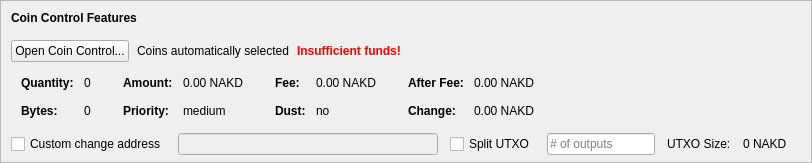
    <widget class="QFrame" name="frameCoinControl">
     <property name="sizePolicy">
      <sizepolicy hsizetype="Expanding" vsizetype="Expanding">
       <horstretch>0</horstretch>
       <verstretch>0</verstretch>
      </sizepolicy>
     </property>
     <property name="maximumSize">
      <size>
       <width>16777215</width>
       <height>16777215</height>
      </size>
     </property>
     <property name="frameShape">
      <enum>QFrame::StyledPanel</enum>
     </property>
     <property name="frameShadow">
      <enum>QFrame::Sunken</enum>
     </property>
     <layout class="QVBoxLayout" name="verticalLayoutCoinControl2">
      <property name="spacing">
       <number>0</number>
      </property>
      <property name="leftMargin">
       <number>0</number>
      </property>
      <property name="topMargin">
       <number>0</number>
      </property>
      <property name="rightMargin">
       <number>0</number>
      </property>
      <property name="bottomMargin">
       <number>6</number>
      </property>
      <item>
       <layout class="QVBoxLayout" name="verticalLayoutCoinControl" stretch="0,0,0,0,1">
        <property name="spacing">
         <number>0</number>
        </property>
        <property name="leftMargin">
         <number>10</number>
        </property>
        <property name="topMargin">
         <number>10</number>
        </property>
        <item>
         <layout class="QHBoxLayout" name="horizontalLayoutCoinControl1">
          <property name="bottomMargin">
           <number>15</number>
          </property>
          <item>
           <widget class="QLabel" name="labelCoinControlFeatures">
            <property name="sizePolicy">
             <sizepolicy hsizetype="Preferred" vsizetype="Maximum">
              <horstretch>0</horstretch>
              <verstretch>0</verstretch>
             </sizepolicy>
            </property>
            <property name="font">
             <font>
              <weight>75</weight>
              <bold>true</bold>
             </font>
            </property>
            <property name="styleSheet">
             <string notr="true">font-weight:bold;</string>
            </property>
            <property name="text">
             <string>Coin Control Features</string>
            </property>
           </widget>
          </item>
         </layout>
        </item>
        <item>
         <layout class="QHBoxLayout" name="horizontalLayoutCoinControl2" stretch="0,0,0,0">
          <property name="spacing">
           <number>8</number>
          </property>
          <property name="bottomMargin">
           <number>10</number>
          </property>
          <item>
           <widget class="QPushButton" name="pushButtonCoinControl">
            <property name="styleSheet">
             <string notr="true"/>
            </property>
            <property name="text">
             <string>Open Coin Control...</string>
            </property>
            <property name="autoDefault">
             <bool>false</bool>
            </property>
           </widget>
          </item>
          <item>
           <widget class="QLabel" name="labelCoinControlAutomaticallySelected">
            <property name="text">
             <string>Coins automatically selected</string>
            </property>
            <property name="margin">
             <number>5</number>
            </property>
           </widget>
          </item>
          <item>
           <widget class="QLabel" name="labelCoinControlInsuffFunds">
            <property name="font">
             <font>
              <weight>75</weight>
              <bold>true</bold>
             </font>
            </property>
            <property name="styleSheet">
             <string notr="true">color:red;font-weight:bold;</string>
            </property>
            <property name="text">
             <string>Insufficient funds!</string>
            </property>
            <property name="margin">
             <number>5</number>
            </property>
           </widget>
          </item>
          <item>
           <spacer name="horizontalSpacerCoinControl">
            <property name="orientation">
             <enum>Qt::Horizontal</enum>
            </property>
            <property name="sizeHint" stdset="0">
             <size>
              <width>40</width>
              <height>1</height>
             </size>
            </property>
           </spacer>
          </item>
         </layout>
        </item>
        <item>
         <widget class="QWidget" name="widgetCoinControl" native="true">
          <property name="sizePolicy">
           <sizepolicy hsizetype="Preferred" vsizetype="Preferred">
            <horstretch>0</horstretch>
            <verstretch>0</verstretch>
           </sizepolicy>
          </property>
          <property name="minimumSize">
           <size>
            <width>0</width>
            <height>0</height>
           </size>
          </property>
          <property name="styleSheet">
           <string notr="true"/>
          </property>
          <layout class="QHBoxLayout" name="horizontalLayoutCoinControl5">
           <property name="leftMargin">
            <number>0</number>
           </property>
           <property name="topMargin">
            <number>0</number>
           </property>
           <property name="rightMargin">
            <number>0</number>
           </property>
           <property name="bottomMargin">
            <number>0</number>
           </property>
           <item>
            <layout class="QHBoxLayout" name="horizontalLayoutCoinControl3" stretch="0,0,0,1">
             <property name="spacing">
              <number>20</number>
             </property>
             <property name="topMargin">
              <number>0</number>
             </property>
             <property name="bottomMargin">
              <number>10</number>
             </property>
             <item>
              <layout class="QFormLayout" name="formLayoutCoinControl1">
               <property name="horizontalSpacing">
                <number>10</number>
               </property>
               <property name="verticalSpacing">
                <number>14</number>
               </property>
               <property name="leftMargin">
                <number>10</number>
               </property>
               <property name="topMargin">
                <number>4</number>
               </property>
               <property name="rightMargin">
                <number>6</number>
               </property>
               <item row="0" column="0">
                <widget class="QLabel" name="labelCoinControlQuantityText">
                 <property name="font">
                  <font>
                   <weight>75</weight>
                   <bold>true</bold>
                  </font>
                 </property>
                 <property name="text">
                  <string>Quantity:</string>
                 </property>
                 <property name="margin">
                  <number>0</number>
                 </property>
                </widget>
               </item>
               <item row="0" column="1">
                <widget class="QLabel" name="labelCoinControlQuantity">
                 <property name="cursor">
                  <cursorShape>IBeamCursor</cursorShape>
                 </property>
                 <property name="contextMenuPolicy">
                  <enum>Qt::ActionsContextMenu</enum>
                 </property>
                 <property name="text">
                  <string notr="true">0</string>
                 </property>
                 <property name="margin">
                  <number>0</number>
                 </property>
                 <property name="textInteractionFlags">
                  <set>Qt::LinksAccessibleByMouse|Qt::TextSelectableByKeyboard|Qt::TextSelectableByMouse</set>
                 </property>
                </widget>
               </item>
               <item row="1" column="0">
                <widget class="QLabel" name="labelCoinControlBytesText">
                 <property name="font">
                  <font>
                   <weight>75</weight>
                   <bold>true</bold>
                  </font>
                 </property>
                 <property name="text">
                  <string>Bytes:</string>
                 </property>
                </widget>
               </item>
               <item row="1" column="1">
                <widget class="QLabel" name="labelCoinControlBytes">
                 <property name="cursor">
                  <cursorShape>IBeamCursor</cursorShape>
                 </property>
                 <property name="contextMenuPolicy">
                  <enum>Qt::ActionsContextMenu</enum>
                 </property>
                 <property name="text">
                  <string notr="true">0</string>
                 </property>
                 <property name="textInteractionFlags">
                  <set>Qt::LinksAccessibleByMouse|Qt::TextSelectableByKeyboard|Qt::TextSelectableByMouse</set>
                 </property>
                </widget>
               </item>
              </layout>
             </item>
             <item>
              <layout class="QFormLayout" name="formLayoutCoinControl2">
               <property name="horizontalSpacing">
                <number>10</number>
               </property>
               <property name="verticalSpacing">
                <number>14</number>
               </property>
               <property name="leftMargin">
                <number>6</number>
               </property>
               <property name="topMargin">
                <number>4</number>
               </property>
               <property name="rightMargin">
                <number>6</number>
               </property>
               <item row="0" column="0">
                <widget class="QLabel" name="labelCoinControlAmountText">
                 <property name="font">
                  <font>
                   <weight>75</weight>
                   <bold>true</bold>
                  </font>
                 </property>
                 <property name="text">
                  <string>Amount:</string>
                 </property>
                 <property name="margin">
                  <number>0</number>
                 </property>
                </widget>
               </item>
               <item row="0" column="1">
                <widget class="QLabel" name="labelCoinControlAmount">
                 <property name="cursor">
                  <cursorShape>IBeamCursor</cursorShape>
                 </property>
                 <property name="contextMenuPolicy">
                  <enum>Qt::ActionsContextMenu</enum>
                 </property>
                 <property name="text">
                  <string notr="true">0.00 NAKD</string>
                 </property>
                 <property name="textInteractionFlags">
                  <set>Qt::LinksAccessibleByMouse|Qt::TextSelectableByKeyboard|Qt::TextSelectableByMouse</set>
                 </property>
                </widget>
               </item>
               <item row="1" column="0">
                <widget class="QLabel" name="labelCoinControlPriorityText">
                 <property name="font">
                  <font>
                   <weight>75</weight>
                   <bold>true</bold>
                  </font>
                 </property>
                 <property name="text">
                  <string>Priority:</string>
                 </property>
                </widget>
               </item>
               <item row="1" column="1">
                <widget class="QLabel" name="labelCoinControlPriority">
                 <property name="cursor">
                  <cursorShape>IBeamCursor</cursorShape>
                 </property>
                 <property name="contextMenuPolicy">
                  <enum>Qt::ActionsContextMenu</enum>
                 </property>
                 <property name="text">
                  <string>medium</string>
                 </property>
                 <property name="textInteractionFlags">
                  <set>Qt::LinksAccessibleByMouse|Qt::TextSelectableByKeyboard|Qt::TextSelectableByMouse</set>
                 </property>
                </widget>
               </item>
              </layout>
             </item>
             <item>
              <layout class="QFormLayout" name="formLayoutCoinControl3">
               <property name="horizontalSpacing">
                <number>10</number>
               </property>
               <property name="verticalSpacing">
                <number>14</number>
               </property>
               <property name="leftMargin">
                <number>6</number>
               </property>
               <property name="topMargin">
                <number>4</number>
               </property>
               <property name="rightMargin">
                <number>6</number>
               </property>
               <item row="0" column="0">
                <widget class="QLabel" name="labelCoinControlFeeText">
                 <property name="font">
                  <font>
                   <weight>75</weight>
                   <bold>true</bold>
                  </font>
                 </property>
                 <property name="text">
                  <string>Fee:</string>
                 </property>
                 <property name="margin">
                  <number>0</number>
                 </property>
                </widget>
               </item>
               <item row="0" column="1">
                <widget class="QLabel" name="labelCoinControlFee">
                 <property name="cursor">
                  <cursorShape>IBeamCursor</cursorShape>
                 </property>
                 <property name="contextMenuPolicy">
                  <enum>Qt::ActionsContextMenu</enum>
                 </property>
                 <property name="text">
                  <string notr="true">0.00 NAKD</string>
                 </property>
                 <property name="textInteractionFlags">
                  <set>Qt::LinksAccessibleByMouse|Qt::TextSelectableByKeyboard|Qt::TextSelectableByMouse</set>
                 </property>
                </widget>
               </item>
               <item row="1" column="0">
                <widget class="QLabel" name="labelCoinControlLowOutputText">
                 <property name="font">
                  <font>
                   <weight>75</weight>
                   <bold>true</bold>
                  </font>
                 </property>
                 <property name="text">
                  <string>Dust:</string>
                 </property>
                </widget>
               </item>
               <item row="1" column="1">
                <widget class="QLabel" name="labelCoinControlLowOutput">
                 <property name="cursor">
                  <cursorShape>IBeamCursor</cursorShape>
                 </property>
                 <property name="contextMenuPolicy">
                  <enum>Qt::ActionsContextMenu</enum>
                 </property>
                 <property name="text">
                  <string>no</string>
                 </property>
                 <property name="textInteractionFlags">
                  <set>Qt::LinksAccessibleByMouse|Qt::TextSelectableByKeyboard|Qt::TextSelectableByMouse</set>
                 </property>
                </widget>
               </item>
              </layout>
             </item>
             <item>
              <layout class="QFormLayout" name="formLayoutCoinControl4">
               <property name="horizontalSpacing">
                <number>10</number>
               </property>
               <property name="verticalSpacing">
                <number>14</number>
               </property>
               <property name="leftMargin">
                <number>6</number>
               </property>
               <property name="topMargin">
                <number>4</number>
               </property>
               <property name="rightMargin">
                <number>6</number>
               </property>
               <item row="0" column="0">
                <widget class="QLabel" name="labelCoinControlAfterFeeText">
                 <property name="font">
                  <font>
                   <weight>75</weight>
                   <bold>true</bold>
                  </font>
                 </property>
                 <property name="text">
                  <string>After Fee:</string>
                 </property>
                 <property name="margin">
                  <number>0</number>
                 </property>
                </widget>
               </item>
               <item row="0" column="1">
                <widget class="QLabel" name="labelCoinControlAfterFee">
                 <property name="cursor">
                  <cursorShape>IBeamCursor</cursorShape>
                 </property>
                 <property name="contextMenuPolicy">
                  <enum>Qt::ActionsContextMenu</enum>
                 </property>
                 <property name="text">
                  <string notr="true">0.00 NAKD</string>
                 </property>
                 <property name="textInteractionFlags">
                  <set>Qt::LinksAccessibleByMouse|Qt::TextSelectableByKeyboard|Qt::TextSelectableByMouse</set>
                 </property>
                </widget>
               </item>
               <item row="1" column="0">
                <widget class="QLabel" name="labelCoinControlChangeText">
                 <property name="font">
                  <font>
                   <weight>75</weight>
                   <bold>true</bold>
                  </font>
                 </property>
                 <property name="text">
                  <string>Change:</string>
                 </property>
                </widget>
               </item>
               <item row="1" column="1">
                <widget class="QLabel" name="labelCoinControlChange">
                 <property name="cursor">
                  <cursorShape>IBeamCursor</cursorShape>
                 </property>
                 <property name="contextMenuPolicy">
                  <enum>Qt::ActionsContextMenu</enum>
                 </property>
                 <property name="text">
                  <string notr="true">0.00 NAKD</string>
                 </property>
                 <property name="textInteractionFlags">
                  <set>Qt::LinksAccessibleByMouse|Qt::TextSelectableByKeyboard|Qt::TextSelectableByMouse</set>
                 </property>
                </widget>
               </item>
              </layout>
             </item>
            </layout>
           </item>
          </layout>
         </widget>
        </item>
        <item>
         <layout class="QHBoxLayout" name="horizontalLayoutCoinControl4" stretch="0,0,0,0,0,0,0">
          <property name="spacing">
           <number>12</number>
          </property>
          <property name="sizeConstraint">
           <enum>QLayout::SetDefaultConstraint</enum>
          </property>
          <property name="topMargin">
           <number>5</number>
          </property>
          <property name="rightMargin">
           <number>5</number>
          </property>
          <item>
           <widget class="QCheckBox" name="checkBoxCoinControlChange">
            <property name="toolTip">
             <string>If this is activated, but the change address is empty or invalid, change will be sent to a newly generated address.</string>
            </property>
            <property name="text">
             <string>Custom change address</string>
            </property>
           </widget>
          </item>
          <item>
           <widget class="QValidatedLineEdit" name="lineEditCoinControlChange">
            <property name="enabled">
             <bool>false</bool>
            </property>
            <property name="sizePolicy">
             <sizepolicy hsizetype="Expanding" vsizetype="Fixed">
              <horstretch>0</horstretch>
              <verstretch>0</verstretch>
             </sizepolicy>
            </property>
           </widget>
          </item>
          <item>
           <widget class="QCheckBox" name="splitBlockCheckBox">
            <property name="text">
             <string>Split UTXO</string>
            </property>
           </widget>
          </item>
          <item>
           <widget class="QLineEdit" name="splitBlockLineEdit">
            <property name="sizePolicy">
             <sizepolicy hsizetype="Fixed" vsizetype="Fixed">
              <horstretch>50</horstretch>
              <verstretch>0</verstretch>
             </sizepolicy>
            </property>
            <property name="placeholderText">
             <string># of outputs</string>
            </property>
           </widget>
          </item>
          <item>
           <widget class="QLabel" name="labelBlockSizeText">
            <property name="text">
             <string>UTXO Size:</string>
            </property>
           </widget>
          </item>
          <item>
           <widget class="QLabel" name="labelBlockSize">
            <property name="text">
             <string>0 NAKD</string>
            </property>
           </widget>
          </item>
          <item>
           <widget class="QLabel" name="labelCoinControlChangeLabel">
            <property name="sizePolicy">
             <sizepolicy hsizetype="Preferred" vsizetype="Expanding">
              <horstretch>0</horstretch>
              <verstretch>0</verstretch>
             </sizepolicy>
            </property>
            <property name="minimumSize">
             <size>
              <width>0</width>
              <height>0</height>
             </size>
            </property>
            <property name="text">
             <string/>
            </property>
            <property name="margin">
             <number>3</number>
            </property>
           </widget>
          </item>
         </layout>
        </item>
        <item>
         <spacer name="verticalSpacerCoinControl">
          <property name="orientation">
           <enum>Qt::Vertical</enum>
          </property>
          <property name="sizeHint" stdset="0">
           <size>
            <width>800</width>
            <height>1</height>
           </size>
          </property>
         </spacer>
        </item>
       </layout>
      </item>
     </layout>
    </widget>
